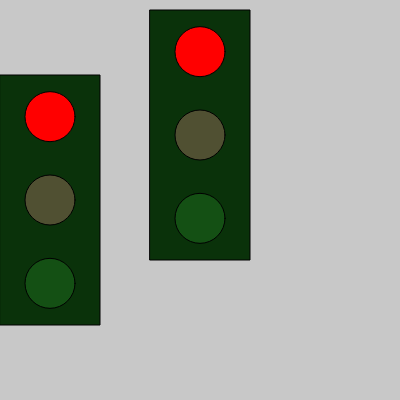
Frame 1 (no input)
Frame 60 (no input): identical to frame 1, image omitted
Frame 120 (the mouse pressed at the canvas centre since frame 60): identical to frame 1, image omitted

The p5.js sketch that drew this single still picture (run headless with seeded random() and noise() and a simulated clock; from frame 60 on, the mouse is pressed at the canvas centre):

// p5.js sketch
// ── sketch.js
class Semaforo {
  constructor() {
    this.offsetXRectangulo = 0;
    this.estado = 'rojo';
    this.indiceEstado = 0;
    this.anchuraRectangulo = 100;
    this.alturaRectangulo = 250;
    this.offsetYRectangulo = 75;
    this.diametroLuces = 50;
    this.coloresSemaforo = {
      encendidos: ["red", "yellow", "green"],
      apagados: [color(80, 20, 20), color(80, 80, 50), color(20, 80, 20)]
    };
  }
  
  calcularYRojo() {
    return this.offsetYRectangulo + this.alturaRectangulo / 3 / 2;
  }
  
  dibujar() {
    this.dibujarRectanguloBase();
    this.dibujarLuzSemaforo('rojo', 0);
    this.dibujarLuzSemaforo('amarillo', 1);
    this.dibujarLuzSemaforo('verde', 2);
  }
  
  dibujarRectanguloBase() {
    fill(10, 50, 10);
    rect(
      this.offsetXRectangulo, 
      this.offsetYRectangulo, 
      this.anchuraRectangulo, 
      this.alturaRectangulo
    );
  }
  
  dibujarLuzSemaforo(nombreLuz, indiceColor) {
    if(this.estado === nombreLuz) {
      fill(this.coloresSemaforo.encendidos[indiceColor]);
    } else {
      fill(this.coloresSemaforo.apagados[indiceColor]);    
    }
    const xLuces = this.offsetXRectangulo + this.anchuraRectangulo / 2;
    const posicionY = this.calcularYRojo() + this.alturaRectangulo * indiceColor / 3;
    circle(xLuces, posicionY, this.diametroLuces);
  }
  
  cambiarEstado() {
    console.log(this.estado);
    let secuenciaEstados = ['rojo', 'verde', 'amarillo'];
    this.indiceEstado = (this.indiceEstado + 1) % secuenciaEstados.length;
    this.estado = secuenciaEstados[this.indiceEstado];
  }
}

let semaforo;
let semaforo2;

function setup() {
  createCanvas(400, 400);
  semaforo = new Semaforo();
  semaforo2 = new Semaforo();
  semaforo2.offsetXRectangulo = 150;
  semaforo2.offsetYRectangulo = 10;
}

function draw() {
  background(200);
  semaforo.dibujar();
  semaforo2.dibujar();
}

function mouseClicked() {
  semaforo.cambiarEstado();
}
  
function doubleClicked() {
  semaforo2.cambiarEstado();
}
